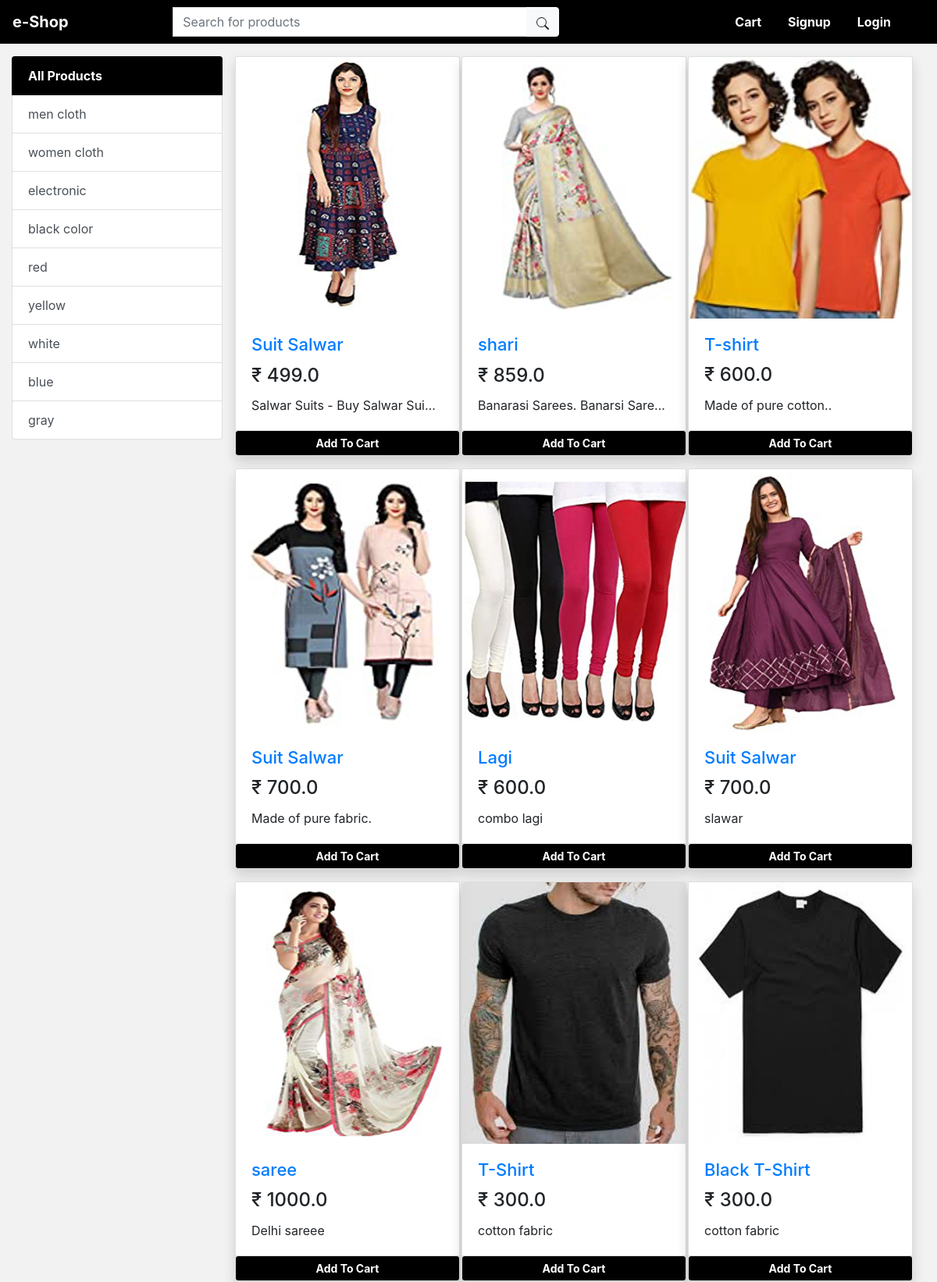
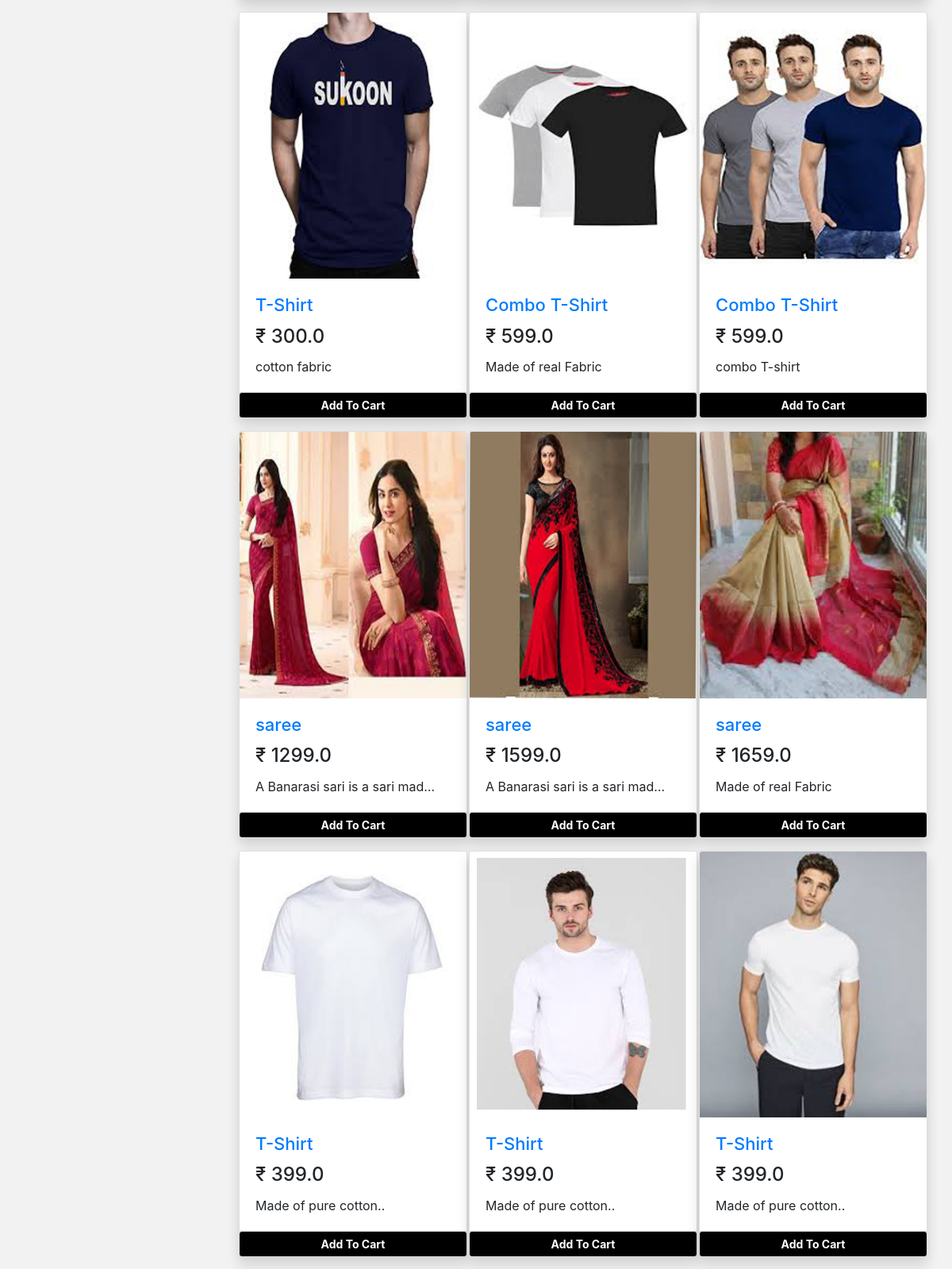
The page / (upper part) on the database its author committed (2 pictures, top to bottom).
### index/models.py (models this page shows, shortened)
class Category(models.Model):
    name = models.CharField(max_length=200)
    @staticmethod
    def get_all_product():
       return Category.objects.all()

class Product(models.Model):
    category = models.ManyToManyField(Category)
    name = models.CharField(max_length=100, null=True)
    price = models.FloatField()
    disc = models.CharField(max_length=200, null=True)
    images = models.ImageField(null=True, blank=True)
    @property
    def imageURL(self):
        try:
            url = self.images.url
        except:
            url = ''
        return url
    @staticmethod
    def get_all_product():
        return Product.objects.all()

### index/views.py (the view, shortened to what this page needs)
# urls.py: 2. Add a URL to urlpatterns:  path('', views.home, name='home')
class home(View):
    def get(self, request):
        cart = request.session.get('cart')
        if not cart:
            request.session['cart'] = {}
        Products = None
        categorys = Category.get_all_product()
        catogeryID = request.GET.get('catogery')
        if catogeryID:
            Products = Product.get_all_product_by_id(catogeryID)
        else:
            Products = Product.get_all_product()
        user_name = request.session.get('firstname')
        context= {'Products':Products,'categorys':categorys,'user_name':user_name}
        return render(request ,'index/index.html', context)

### index/templatetags/cart.py (called while the page is built)
@register.filter(name='is_in_cart')
def is_in_cart(product,cart):
    keys = cart.keys()
    for id in keys:
        if int(id) == product.id:
            return True
    return False

### index/templates/index/index.html (shortened to what this page needs)
{% extends 'index/base.html' %}
{% block content %}
{% load cart %}
<div class="container-fluid" style="margin-top: 4%;">
  <div class="row">
    <div class="col-sm-3">
      <div class="list-group mt-4">
        <a href="/" class="list-group-item list-group-item-action bg_Image">
          All Products
        </a>
        {% for category in categorys %}
        <a href="/?catogery={{category.id}}" class="list-group-item list-group-item-action ">
          {{category.name}}
        </a>
        {% endfor %}
      </div>
    </div>
    <div id="products" class="col-sm-9 mt-4 row ">
      {% for product in Products %}
      <div class="card overlay  shadow rounded-sm mx-auto mb-3"  id="{{product.id}}" style="width: 18rem;">
        <a href="{% url 'prod_disc' product.id %}"><img src="{{product.imageURL}}" class="card-img-top" alt="..."></a>
        <div class="card-body">
          <h5 class="card-title"><a href="{% url 'prod_disc' product.id %}" style="font-size: 22px!important;">{{product.name}}</a></h5>
          <h4 class="card-title">&#8377; {{product.price}}</h4>
          <p class="card-text">{{product.disc|truncatechars:30}}</p>
        </div>
        <div class="card-footer p-0  ">
          {% if product|is_in_cart:request.session.cart %}
          <div class="row no-gutters ">
            <form action="/#{{product.id}}" class="col-2" method="POST">
              {% csrf_token %}
              <input type="text" hidden name="product" value="{{product.id}}">
              <input type="text" hidden name="remove" value="True">
              <input type="submit" value=" - " class=" btn btn-block bg_Image">
            </form>
            <div class="text-center col ">{{product|cart_quantity:request.session.cart}} in cart</div>
            <form action="/#{{product.id}}" class="col-2" method="POST">
              {% csrf_token %}
              <input type="text" hidden name="product" value="{{product.id}}">
              <input type="submit" value=" + " class=" btn  btn-block bg_Image">
            </form>
          </div>
          {% else %}
          <form action="/#{{product.id}}" method="POST" class="btn-block">
            <input type="submit" class="btn btn-sm  btn-block bg_Image" value="Add To Cart">
          </form>
          {% endif %}
        </div>
      </div>
      {% endfor%}
    </div>
  </div>
</div>
{% endblock %}

### static/css/stylee.css (style rules this page uses)
* { margin: 0; padding: 0; }
body { font-family: Verdana, sans-serif; margin:0; padding: 0; background-color: hsl(0, 0%, 95%) !important; }
.bg_Image { background-color: #000000 !important; color: #fff !important; font-weight: bold !important; }

### index/templates/index/base.html (style rules this page uses)
html, body { margin: 0; padding: 0; }
* { box-sizing: border-box; }

### rows shown on the page
Category: name "men cloth"
Category: name "women cloth"
Category: name "electronic"
Category: name "black color"
Category: name "red"
Category: name "yellow"
Category: name "white"
Category: name "blue"
Category: name "gray"
Product: {{ product.id }} 1 (drawn), imageURL (picture), name "Suit Salwar", price "499.0", disc "Salwar Suits - Buy Salwar Sui…"
Product: imageURL (picture), name "shari", price "859.0", disc "Banarasi Sarees. Banarsi Sare…"
Product: imageURL (picture), name "T-shirt", price "600.0", disc "Made of pure cotton.."
Product: imageURL (picture), name "Suit Salwar", price "700.0", disc "Made of pure fabric."
Product: imageURL (picture), name "Lagi", price "600.0", disc "combo lagi"
Product: imageURL (picture), name "Suit Salwar", price "700.0", disc "slawar"
Product: imageURL (picture), name "saree", price "1000.0", disc "Delhi sareee"
Product: imageURL (picture), name "T-Shirt", price "300.0", disc "cotton fabric"
Product: imageURL (picture), name "Black T-Shirt", price "300.0", disc "cotton fabric"
Product: imageURL (picture), name "T-Shirt", price "300.0", disc "cotton fabric"
Product: imageURL (picture), name "Combo T-Shirt", price "599.0", disc "Made of real Fabric"
Product: imageURL (picture), name "Combo T-Shirt", price "599.0", disc "combo T-shirt"
Product: imageURL (picture), name "saree", price "1299.0", disc "A Banarasi sari is a sari mad…"
Product: imageURL (picture), name "saree", price "1599.0", disc "A Banarasi sari is a sari mad…"
Product: imageURL (picture), name "saree", price "1659.0", disc "Made of real Fabric"
Product: imageURL (picture), name "T-Shirt", price "399.0", disc "Made of pure cotton.."
Product: imageURL (picture), name "T-Shirt", price "399.0", disc "Made of pure cotton.."
Product: {{ product.id }} 18 (drawn), imageURL (picture), name "T-Shirt", price "399.0", disc "Made of pure cotton.."
